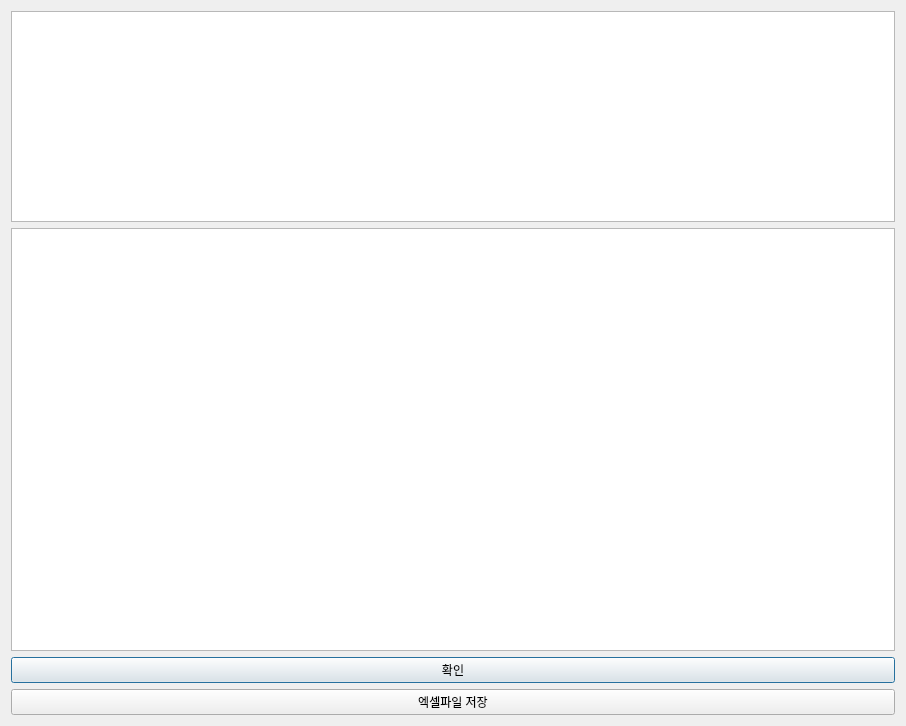
<?xml version="1.0" encoding="UTF-8"?>
<ui version="4.0">
 <class>Dialog</class>
 <widget class="QDialog" name="Dialog">
  <property name="geometry">
   <rect>
    <x>0</x>
    <y>0</y>
    <width>906</width>
    <height>726</height>
   </rect>
  </property>
  <property name="windowTitle">
   <string>Dialog</string>
  </property>
  <layout class="QVBoxLayout" name="verticalLayout_2">
   <item>
    <layout class="QVBoxLayout" name="verticalLayout" stretch="30,60,5,5">
     <item>
      <widget class="QTableWidget" name="tableWidget_analysis_result_total"/>
     </item>
     <item>
      <widget class="QTableWidget" name="tableWidget_analysis_result"/>
     </item>
     <item>
      <widget class="QPushButton" name="pushButton_OK">
       <property name="text">
        <string>확인</string>
       </property>
      </widget>
     </item>
     <item>
      <widget class="QPushButton" name="pushButton_Save">
       <property name="text">
        <string>엑셀파일 저장</string>
       </property>
      </widget>
     </item>
    </layout>
   </item>
  </layout>
 </widget>
 <resources/>
 <connections/>
</ui>
